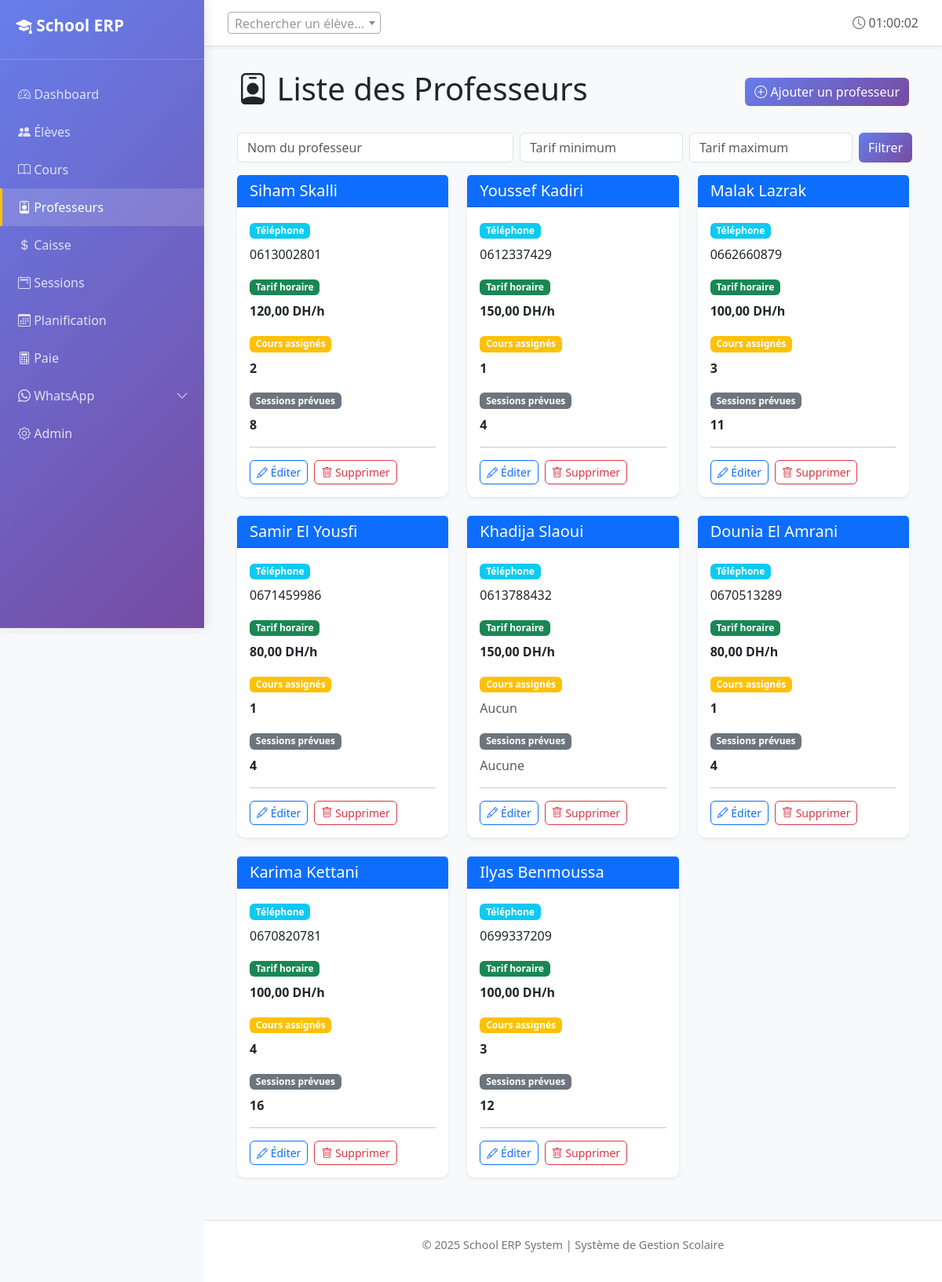
Page /teachers/ (signed in) on the earlier database version.
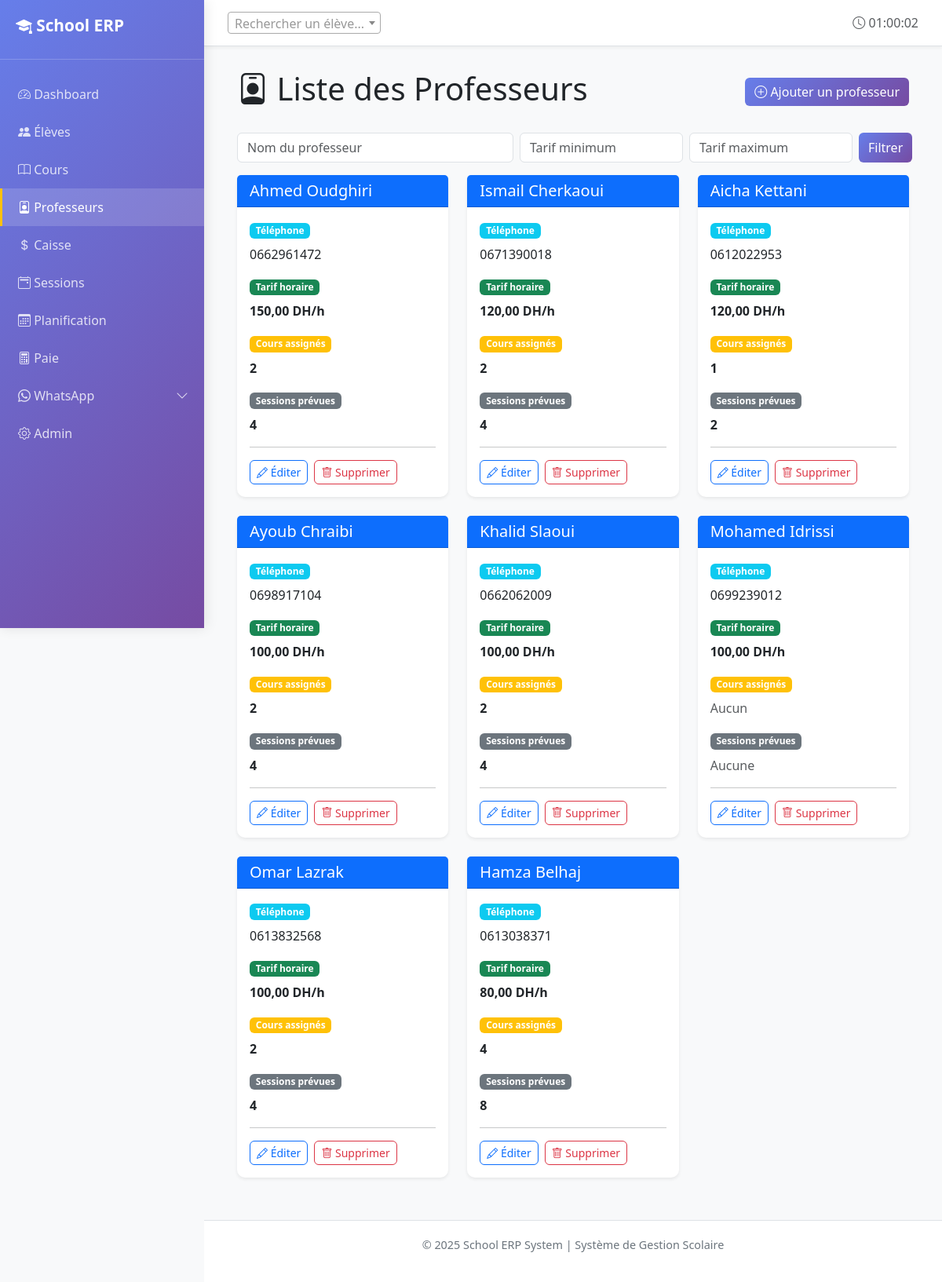
Same page on the later database version.
### core/models.py (models this page shows, shortened)
class Teacher(models.Model):
    name = models.CharField(max_length=100, verbose_name="Nom complet")
    phone = models.CharField(max_length=20, verbose_name="Téléphone")
    email = models.EmailField(blank=True, verbose_name="Email")
    hourly_rate = models.DecimalField(
        max_digits=8,
        decimal_places=2,
        validators=[MinValueValidator(Decimal('0.01'))],
        verbose_name="Tarif horaire (DH)"
    )
    is_active = models.BooleanField(default=True, verbose_name="Actif")
    created_at = models.DateTimeField(auto_now_add=True)
    class Meta:
        verbose_name = "Professeur"
        verbose_name_plural = "Professeurs"
        ordering = ['name']

### core/views.py (the view)
# urls.py: path('teachers/', views.teachers_list, name='teachers_list'),
def teachers_list(request):
    from .models import Teacher
    teachers = Teacher.objects.annotate(
        course_count=Count('course_groups', distinct=True),
        session_count=Count(
            'course_groups__sessions',
            filter=Q(course_groups__sessions__status='PLANNED'),
            distinct=True
        )
    )
    teacher_filter = TeacherFilter(request.GET, queryset=teachers)
    teachers = teacher_filter.qs
    return render(request, 'core/teachers_list.html', {'teachers': teachers, 'filter': teacher_filter})

### core/templatetags/nav_active.py (called while the page is built)
@register.simple_tag(takes_context=True)
def active_if(context, *names):
    request = context.get("request")
    if not request or not request.resolver_match:
        return ""
    return "active" if request.resolver_match.url_name in names else ""

### templates/core/teachers_list.html (shortened to what this page needs)
{% extends 'core/base.html' %}
{% block content %}
<div class="container">
    <div class="d-flex justify-content-between align-items-center mb-4">
        <h1><i class="bi bi-person-badge"></i> Liste des Professeurs</h1>
        <a href="/admin/core/teacher/add/" class="btn btn-primary" target="_blank">
            <i class="bi bi-plus-circle"></i> Ajouter un professeur
        </a>
    </div>
    <div class="mb-3">
        <form method="get" class="row g-2">
            <div class="col-md-5">{{ filter.form.name }}</div>
            <div class="col-md-3">{{ filter.form.min_rate }}</div>
            <div class="col-md-3">{{ filter.form.max_rate }}</div>
            <div class="col-md-1 d-grid"><button class="btn btn-primary">Filtrer</button></div>
        </form>
    </div>
    {% if teachers %}
        <div class="row">
            {% for teacher in teachers %}
                <div class="col-lg-4 col-md-6 mb-4">
                    <div class="card h-100 shadow-sm">
                        <div class="card-header bg-primary text-white">
                            <h5 class="mb-0">{{ teacher.name }}</h5>
                        </div>
                        <div class="card-body">
                            <div class="mb-3">
                                <span class="badge bg-info">Téléphone</span>
                                <p class="mb-0 mt-2">{{ teacher.phone|default:"N/A" }}</p>
                            </div>
                            <div class="mb-3">
                                <span class="badge bg-success">Tarif horaire</span>
                                <p class="mb-0 mt-2"><strong>{{ teacher.hourly_rate }} DH/h</strong></p>
                            </div>
                            <div class="mb-3">
                                <span class="badge bg-warning">Cours assignés</span>
                                <p class="mb-0 mt-2">
                                    {% if teacher.course_count %}
                                        <strong>{{ teacher.course_count }}</strong>
                                    {% else %}
                                        <span class="text-muted">Aucun</span>
                                    {% endif %}
                                </p>
                            </div>
                            <div class="mb-3">
                                <span class="badge bg-secondary">Sessions prévues</span>
                                <p class="mb-0 mt-2">
                                    {% if teacher.session_count %}
                                        <strong>{{ teacher.session_count }}</strong>
                                    {% else %}
                                        <span class="text-muted">Aucune</span>
                                    {% endif %}
                                </p>
                            </div>
                            <hr>
                            <div class="d-flex gap-2">
                                <a href="/admin/core/teacher/{{ teacher.id }}/change/" class="btn btn-sm btn-outline-primary" target="_blank">
                                    <i class="bi bi-pencil"></i> Éditer
                                </a>
                                <a href="/admin/core/teacher/{{ teacher.id }}/delete/" class="btn btn-sm btn-outline-danger" target="_blank">
                                    <i class="bi bi-trash"></i> Supprimer
                                </a>
                            </div>
                        </div>
                    </div>
                </div>
            {% endfor %}
        </div>
    {% endif %}
</div>
{% endblock %}

Differences in the rows shown:
removed Teacher: name "Siham Skalli", phone "0613002801", hourly_rate "120,00", course_count "2", session_count "8"
removed Teacher: name "Youssef Kadiri", phone "0612337429", hourly_rate "150,00", course_count "1", session_count "4"
removed Teacher: name "Malak Lazrak", phone "0662660879", hourly_rate "100,00", course_count "3", session_count "11"
removed Teacher: name "Samir El Yousfi", phone "0671459986", hourly_rate "80,00", course_count "1", session_count "4"
removed Teacher: name "Khadija Slaoui", phone "0613788432", hourly_rate "150,00", shows "Aucun", shows "Aucune"
removed Teacher: name "Dounia El Amrani", phone "0670513289", hourly_rate "80,00", course_count "1", session_count "4"
removed Teacher: name "Karima Kettani", phone "0670820781", hourly_rate "100,00", course_count "4", session_count "16"
removed Teacher: name "Ilyas Benmoussa", phone "0699337209", hourly_rate "100,00", course_count "3", session_count "12"
added Teacher: name "Ahmed Oudghiri", phone "0662961472", hourly_rate "150,00", course_count "2", session_count "4"
added Teacher: name "Ismail Cherkaoui", phone "0671390018", hourly_rate "120,00", course_count "2", session_count "4"
added Teacher: name "Aicha Kettani", phone "0612022953", hourly_rate "120,00", course_count "1", session_count "2"
added Teacher: name "Ayoub Chraibi", phone "0698917104", hourly_rate "100,00", course_count "2", session_count "4"
added Teacher: name "Khalid Slaoui", phone "0662062009", hourly_rate "100,00", course_count "2", session_count "4"
added Teacher: name "Mohamed Idrissi", phone "0699239012", hourly_rate "100,00", shows "Aucun", shows "Aucune"
added Teacher: name "Omar Lazrak", phone "0613832568", hourly_rate "100,00", course_count "2", session_count "4"
added Teacher: name "Hamza Belhaj", phone "0613038371", hourly_rate "80,00", course_count "4", session_count "8"
